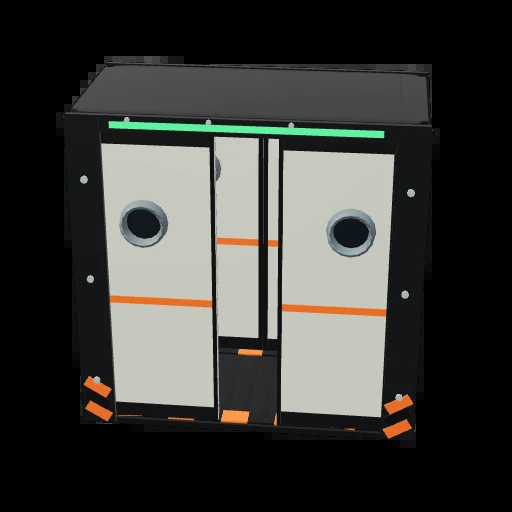
#> input picture src/assets/items/airlock.webp, 512 x 512 px
$ python -i sprite_tools.py   (imports and definitions only)
#> lines starting #> are read from the running program, lines starting #| are printed output that depends on the picture
#!/usr/bin/env python3
"""Pillow/numpy helpers for generated game art: background removal, trim, scaling, atlases, checks.

Commands
  remove-bg  IN OUT [--key #FF00FF | --auto-key] [--tolerance 60]   chroma-key cut-out with soft, despilled edges
  trim       IN OUT [--pad 8] [--square]                            crop to visible pixels
  resize     IN OUT --size 128x128 [--pixel]                        fit inside size; --pixel = nearest-neighbor, integer factor
  webp       IN OUT [--quality 90]                                  RGBA WebP for the Vite game (project convention)
  atlas      OUT.png FRAME... [--cols N] [--cell WxH] [--anim name:0-3:120] [--pixel]
             packs frames on a fixed grid and writes OUT.json (frames + animations); never trust a model-drawn grid
  split      SHEET OUTDIR --cols C --rows R                          cut an existing sheet into equal frames
  check      FILE... [--alpha] [--size WxH]                         PNG/WebP validity, size, transparency, edge bleed

Requires Pillow and numpy (pip install pillow numpy).
"""
from __future__ import annotations

import argparse
import io
import json
import math
import sys
from pathlib import Path

import numpy as np
from PIL import Image, ImageDraw


# [11 lines left out: functions parse_color, to_png_bytes, not called in this run]


def _rgba(path: Path | str) -> Image.Image:
    im = Image.open(path)
    im.load()
    return im.convert("RGBA")


def alpha_stats(path: Path | str) -> dict:
    a = np.asarray(_rgba(path))[:, :, 3]
    return {"transparent_ratio": float((a < 8).mean()), "opaque_ratio": float((a > 247).mean())}


# [50 lines left out: functions estimate_key, remove_background, not called in this run]


def trim(src: Path | str, dst: Path | str, pad: int = 8, square: bool = False) -> tuple[int, int]:
    im = _rgba(src)
    bbox = im.getchannel("A").point(lambda v: 255 if v > 8 else 0).getbbox()
    if not bbox:
        raise ValueError(f"{src}: fully transparent")
    im = im.crop(bbox)
    w, h = im.size
    W, H = (max(w, h),) * 2 if square else (w, h)
    canvas = Image.new("RGBA", (W + 2 * pad, H + 2 * pad), (0, 0, 0, 0))
    canvas.paste(im, ((W - w) // 2 + pad, (H - h) // 2 + pad))
    canvas.save(dst, "PNG", optimize=True)
    return canvas.size


# [15 lines left out: function resize, not called in this run]


def to_webp(src: Path | str, dst: Path | str, quality: int = 90) -> int:
    _rgba(src).save(dst, "WEBP", quality=quality, method=6, exact=False)
    return Path(dst).stat().st_size


# [92 lines left out: functions build_atlas, split_sheet, validate, not called in this run]


def _size(s: str) -> tuple[int, int]:
    w, h = s.lower().split("x")
    return int(w), int(h)


# [40 lines left out: function main, not called in this run]


# [2 lines not run here, left out]

>>> import cv2
>>> picture = cv2.imread('../src/assets/items/airlock.webp', cv2.IMREAD_GRAYSCALE)
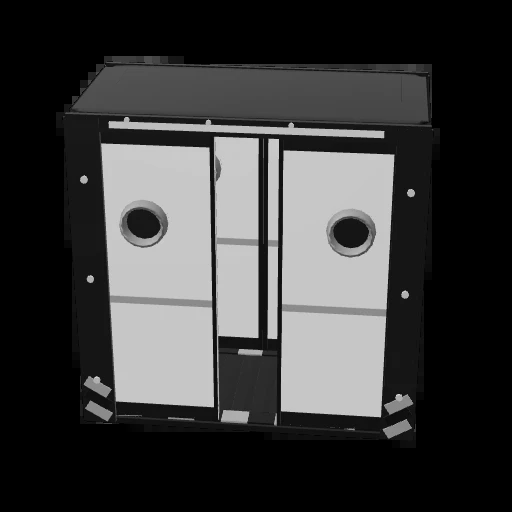
#> picture: shape (512, 512); min 0, max 214, mean 59.2
>>> result = trim(picture, 'out.png')
#> (the run stopped early here; a loop or call above may not have finished)

$ run again, on src/assets/items/bottle_1.webp
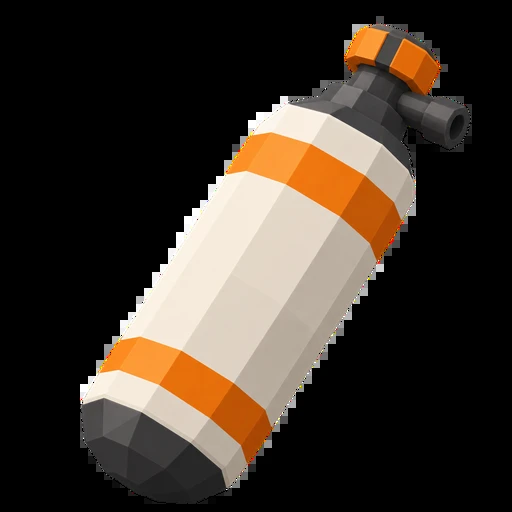
#> input picture src/assets/items/bottle_1.webp, 512 x 512 px
#> `picture = cv2.imread('../src/assets/items/airlock.webp', cv2.IMREAD_GR..`:
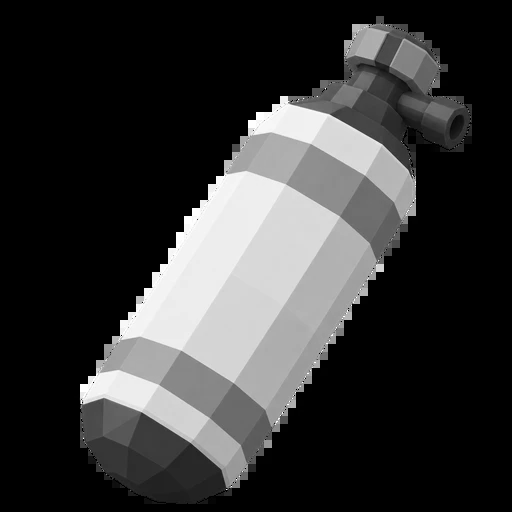
#> picture: shape (512, 512); min 0, max 255, mean 54.1

$ run again, on src/assets/items/cable.webp
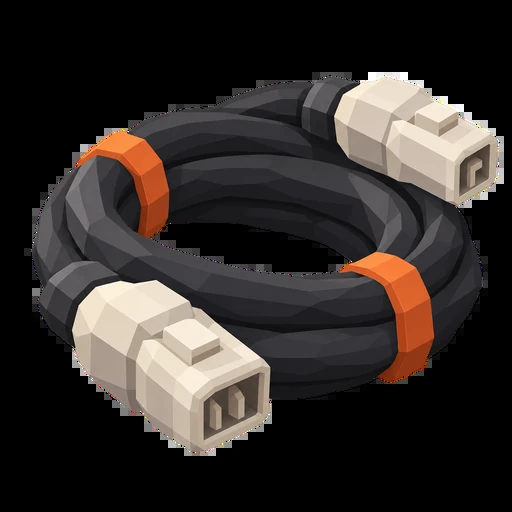
#> input picture src/assets/items/cable.webp, 512 x 512 px
#> `picture = cv2.imread('../src/assets/items/airlock.webp', cv2.IMREAD_GR..`:
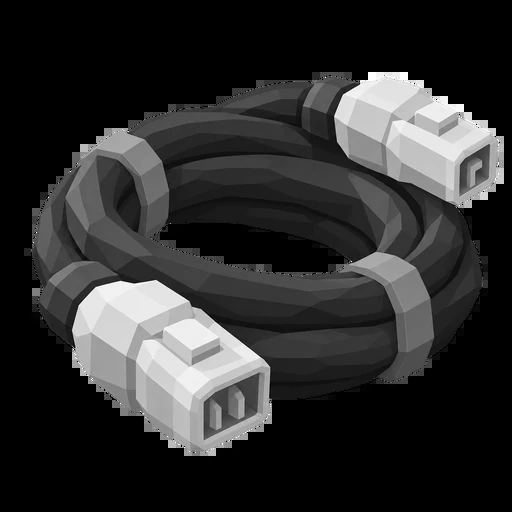
#> picture: shape (512, 512); min 0, max 255, mean 46.5

$ run again, on src/assets/items/circuit.webp
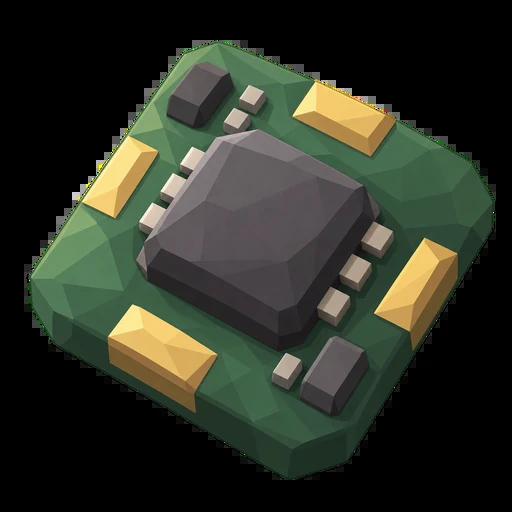
#> input picture src/assets/items/circuit.webp, 512 x 512 px
#> `picture = cv2.imread('../src/assets/items/airlock.webp', cv2.IMREAD_GR..`:
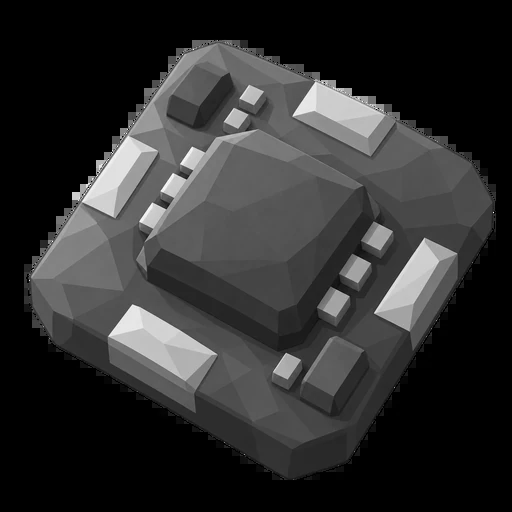
#> picture: shape (512, 512); min 0, max 253, mean 47.2
